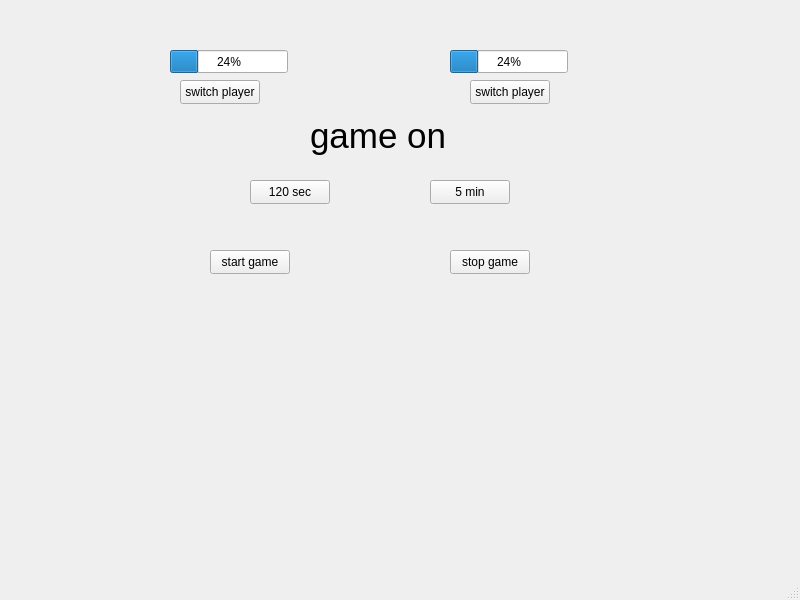
<?xml version="1.0" encoding="UTF-8"?>
<ui version="4.0">
 <class>MainWindow</class>
 <widget class="QMainWindow" name="MainWindow">
  <property name="geometry">
   <rect>
    <x>0</x>
    <y>0</y>
    <width>800</width>
    <height>600</height>
   </rect>
  </property>
  <property name="windowTitle">
   <string>MainWindow</string>
  </property>
  <widget class="QWidget" name="centralwidget">
   <widget class="QProgressBar" name="bar1">
    <property name="geometry">
     <rect>
      <x>170</x>
      <y>50</y>
      <width>118</width>
      <height>23</height>
     </rect>
    </property>
    <property name="value">
     <number>24</number>
    </property>
   </widget>
   <widget class="QProgressBar" name="bar2">
    <property name="geometry">
     <rect>
      <x>450</x>
      <y>50</y>
      <width>118</width>
      <height>23</height>
     </rect>
    </property>
    <property name="value">
     <number>24</number>
    </property>
   </widget>
   <widget class="QPushButton" name="s2">
    <property name="geometry">
     <rect>
      <x>180</x>
      <y>80</y>
      <width>80</width>
      <height>24</height>
     </rect>
    </property>
    <property name="text">
     <string>switch player</string>
    </property>
   </widget>
   <widget class="QPushButton" name="s1">
    <property name="geometry">
     <rect>
      <x>470</x>
      <y>80</y>
      <width>80</width>
      <height>24</height>
     </rect>
    </property>
    <property name="text">
     <string>switch player</string>
    </property>
   </widget>
   <widget class="QPushButton" name="btnshort">
    <property name="geometry">
     <rect>
      <x>250</x>
      <y>180</y>
      <width>80</width>
      <height>24</height>
     </rect>
    </property>
    <property name="text">
     <string>120 sec</string>
    </property>
   </widget>
   <widget class="QPushButton" name="btnlong">
    <property name="geometry">
     <rect>
      <x>430</x>
      <y>180</y>
      <width>80</width>
      <height>24</height>
     </rect>
    </property>
    <property name="text">
     <string>5 min</string>
    </property>
   </widget>
   <widget class="QPushButton" name="start">
    <property name="geometry">
     <rect>
      <x>210</x>
      <y>250</y>
      <width>80</width>
      <height>24</height>
     </rect>
    </property>
    <property name="text">
     <string>start game</string>
    </property>
   </widget>
   <widget class="QPushButton" name="stop">
    <property name="geometry">
     <rect>
      <x>450</x>
      <y>250</y>
      <width>80</width>
      <height>24</height>
     </rect>
    </property>
    <property name="text">
     <string>stop game</string>
    </property>
   </widget>
   <widget class="QLabel" name="label">
    <property name="geometry">
     <rect>
      <x>310</x>
      <y>110</y>
      <width>271</width>
      <height>51</height>
     </rect>
    </property>
    <property name="font">
     <font>
      <pointsize>26</pointsize>
     </font>
    </property>
    <property name="text">
     <string>game on</string>
    </property>
   </widget>
  </widget>
  <widget class="QMenuBar" name="menubar">
   <property name="geometry">
    <rect>
     <x>0</x>
     <y>0</y>
     <width>800</width>
     <height>21</height>
    </rect>
   </property>
  </widget>
  <widget class="QStatusBar" name="statusbar"/>
 </widget>
 <resources/>
 <connections/>
</ui>
